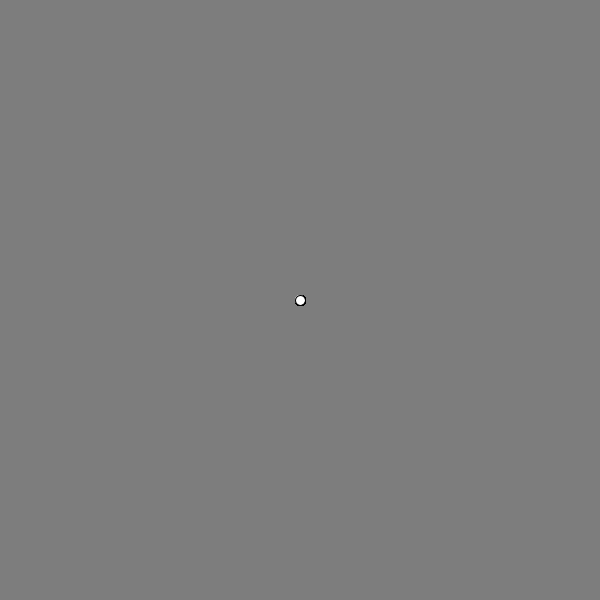
Frame 1 (no input)
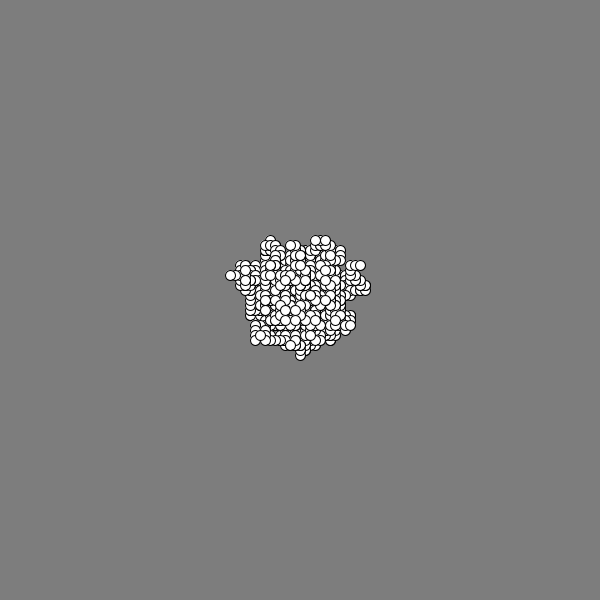
Frame 60 (the mouse pressed at the canvas centre just before this capture)
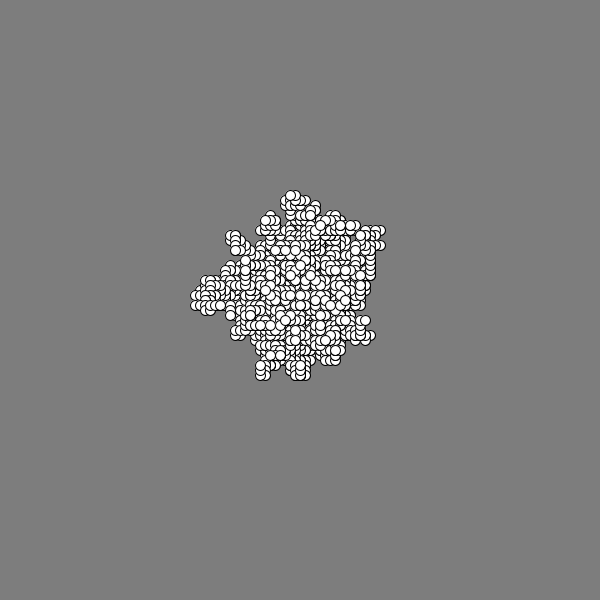
Frame 120 (the mouse held since frame 60 and released just before this capture)

The Processing sketch that drew these frames (run headless with seeded random() and noise(); from frame 60 on, the mouse is pressed at the canvas centre):

// Processing sketch: sketch_9
// ── sketch_9.pde
/*
this sketch draws an ellipse that has a 25% chance of 
 moving up, left, down or right.
 
 use arrays to create a group of these 'random walkers'
 instead of only displaying one. replace the position 
 variables with arrays and loop to give them values, 
 increment their positions, and draw their corresponding 
 ellipses.
 */

float[] xPos = new float [80];
float[] yPos = new float [80];

void setup() {
  size(600, 600);
  for (int i = 0; i < xPos.length; i++) {
    xPos[i] = width/2;
    yPos[i] = height/2;
  }

  frameRate(15);
  background(125);
}

void draw() {

  for (int i = 0; i < xPos.length; i++) {
    ellipse(xPos[i], yPos[i], 10, 10);
    float r = random(4);
    if (int(r) == 0) {
      xPos[i] += 5;
    } else if (int(r) == 1) {
      xPos[i] -= 5;
    } else if (int(r) == 2) {
      yPos[i] += 5;
    } else if (int(r) == 3) {
      yPos[i] -= 5;
    }
  }
} 
